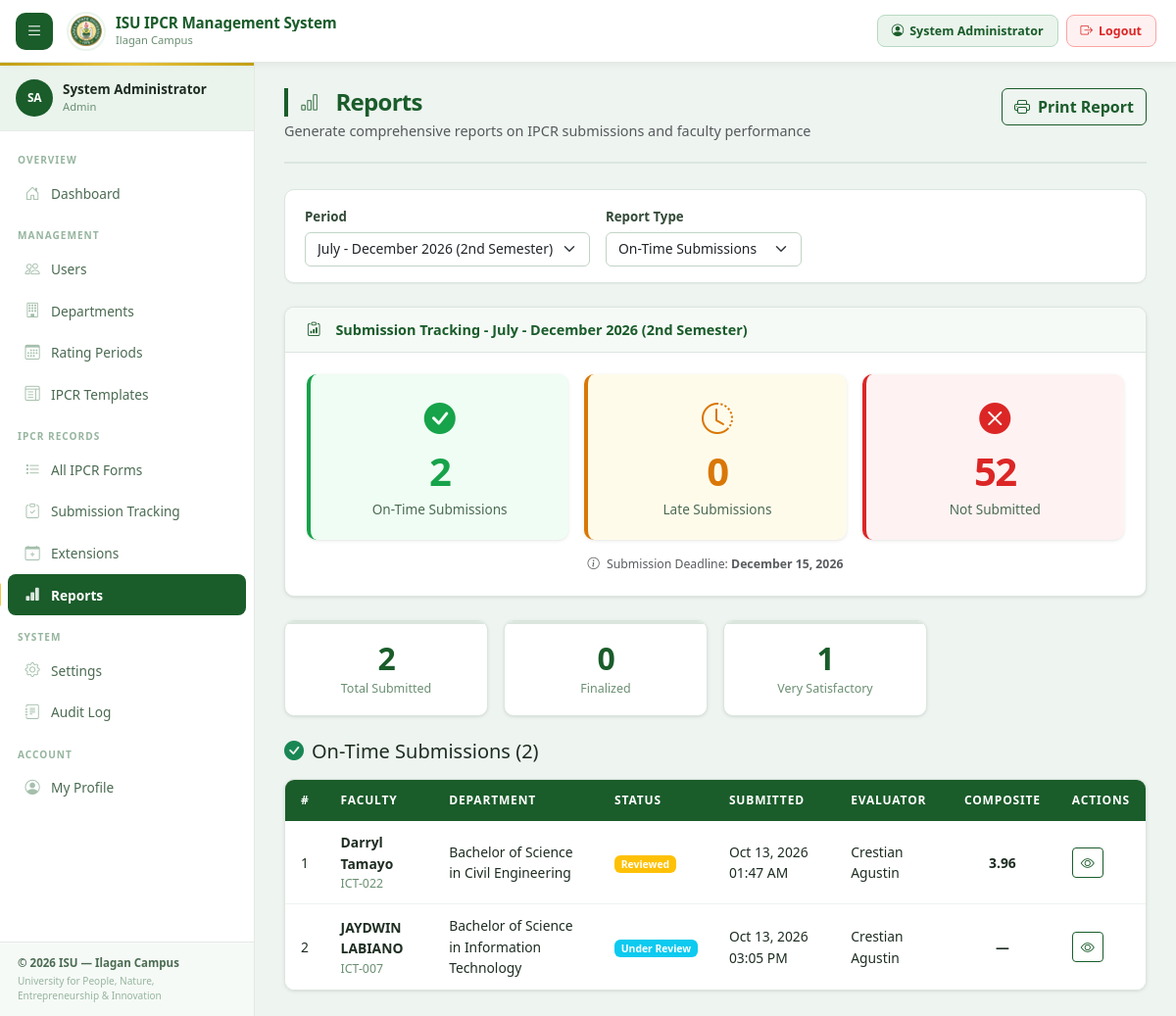
The app's page /admin/reports.php?period=8&type=on-time (signed in) with its own data.
### tables this page shows
CREATE TABLE `rating_periods` (
  `id` int(11) NOT NULL,
  `name` varchar(200) NOT NULL,
  `academic_year` varchar(20) DEFAULT NULL,
  `semester` varchar(20) DEFAULT NULL,
  `start_date` date DEFAULT NULL,
  `end_date` date DEFAULT NULL,
  `submission_deadline` date DEFAULT NULL,
  `review_deadline` date DEFAULT NULL,
  `status` enum('draft','open','rating','closed','archived') DEFAULT 'draft',
  `template_id` int(11) DEFAULT NULL,
  `created_by` int(11) DEFAULT NULL,
  `created_at` timestamp NOT NULL DEFAULT current_timestamp(),
  `updated_at` timestamp NOT NULL DEFAULT current_timestamp() ON UPDATE current_timestamp()
);

CREATE TABLE `ipcr_forms` (
  `id` int(11) NOT NULL,
  `period_id` int(11) NOT NULL,
  `user_id` int(11) NOT NULL,
  `template_id` int(11) NOT NULL,
  `status` enum('draft','submitted','under_review','reviewed','returned','approved','finalized') DEFAULT 'draft',
  `is_late` tinyint(1) DEFAULT 0,
  `has_extension` tinyint(1) DEFAULT 0,
  `extension_used_at` datetime DEFAULT NULL,
  `submitted_at` datetime DEFAULT NULL,
  `reviewed_at` datetime DEFAULT NULL,
  `reviewed_by` int(11) DEFAULT NULL,
  `approved_at` datetime DEFAULT NULL,
  `approved_by` int(11) DEFAULT NULL,
  `finalized_at` datetime DEFAULT NULL,
  `return_remarks` text DEFAULT NULL,
  `dean_remarks` text DEFAULT NULL,
  `admin_remarks` text DEFAULT NULL,
  `composite_rating` decimal(5,3) DEFAULT NULL,
  `adjectival_rating` varchar(50) DEFAULT NULL,
  `created_at` timestamp NOT NULL DEFAULT current_timestamp(),
  `updated_at` timestamp NOT NULL DEFAULT current_timestamp() ON UPDATE current_timestamp()
);

CREATE TABLE `users` (
  `id` int(11) NOT NULL,
  `employee_id` varchar(50) NOT NULL,
  `first_name` varchar(100) NOT NULL,
  `middle_name` varchar(100) DEFAULT '',
  `last_name` varchar(100) NOT NULL,
  `suffix` varchar(20) DEFAULT '',
  `email` varchar(255) DEFAULT NULL COMMENT 'ISU institutional email',
  `personal_email` varchar(255) DEFAULT NULL COMMENT 'Personal email for password recovery',
  `password_hash` varchar(255) NOT NULL,
  `role` enum('faculty','dean','admin','secretary') NOT NULL DEFAULT 'faculty',
  `department` varchar(200) DEFAULT NULL,
  `college` varchar(200) DEFAULT NULL,
  `position` varchar(200) DEFAULT NULL,
  `employment_status` enum('permanent','temporary','contractual','part-time') DEFAULT 'permanent',
  `assigned_dean_id` int(11) DEFAULT NULL,
  `is_active` tinyint(1) DEFAULT 1,
  `failed_attempts` int(11) DEFAULT 0,
  `lockout_until` datetime DEFAULT NULL,
  `last_login` datetime DEFAULT NULL,
  `created_at` timestamp NOT NULL DEFAULT current_timestamp(),
  `updated_at` timestamp NOT NULL DEFAULT current_timestamp() ON UPDATE current_timestamp(),
  `pending_approvals` int(11) DEFAULT 0
);

### includes/pagination.php (called while the page is built, shortened)
<?php
function calculatePagination($totalRecords, $recordsPerPage = 20, $currentPage = 1) {
    $totalPages = max(1, ceil($totalRecords / $recordsPerPage));
    $currentPage = max(1, min($currentPage, $totalPages));
    $offset = ($currentPage - 1) * $recordsPerPage;
    return [
        'total_records' => $totalRecords,
        'records_per_page' => $recordsPerPage,
        'total_pages' => $totalPages,
        'current_page' => $currentPage,
        'offset' => $offset,
        'has_previous' => $currentPage > 1,
        'has_next' => $currentPage < $totalPages,
        'previous_page' => max(1, $currentPage - 1),
        'next_page' => min($totalPages, $currentPage + 1),
        'showing_from' => $totalRecords > 0 ? $offset + 1 : 0,
        'showing_to' => min($offset + $recordsPerPage, $totalRecords)
    ];
}

### config/constants.php (called while the page is built, shortened)
<?php
$STATUS_LABELS = [
    'draft'        => 'Draft',
    'submitted'    => 'Submitted',
    'under_review' => 'Under Review',
    'reviewed'     => 'Reviewed',
    'returned'     => 'Returned',
    'approved'     => 'Approved',
    'finalized'    => 'Finalized',
];
$STATUS_COLORS = [
    'draft'        => 'secondary',
    'submitted'    => 'primary',
    'under_review' => 'info',
    'reviewed'     => 'warning',
    'returned'     => 'danger',
    'approved'     => 'success',
    'finalized'    => 'dark',
];

### admin/reports.php (the view, shortened to what this page needs)
<?php
require_once __DIR__ . '/../includes/header.php';
require_once __DIR__ . '/../includes/pagination.php';
$db = getDB();
$recordsPerPage = 25;
$currentPage = (int)($_GET['page'] ?? 1);
$periods = $db->query("SELECT * FROM rating_periods ORDER BY created_at DESC")->fetchAll();
$filterPeriod = (int)($_GET['period'] ?? ($db->query("SELECT id FROM rating_periods WHERE status IN ('open','rating') LIMIT 1")->fetchColumn() ?: 0));
$reportType = $_GET['type'] ?? 'summary';
$where = $filterPeriod ? "AND f.period_id={$filterPeriod}" : '';
$activePeriod = null;
if ($filterPeriod) {
    $activePeriod = $db->prepare("SELECT * FROM rating_periods WHERE id=?");
    $activePeriod->execute([$filterPeriod]);
    $activePeriod = $activePeriod->fetch();
}
$facultyFilter = '';
$totalRecords = (int)$db->query("
    SELECT COUNT(*) FROM ipcr_forms f
    JOIN users u ON f.user_id=u.id
    WHERE f.status IN ('submitted','under_review','reviewed','approved','finalized') {$where}
")->fetchColumn();
$pagination = calculatePagination($totalRecords, $recordsPerPage, $currentPage);
$forms = $db->query("
    SELECT f.*, u.first_name, u.last_name, u.employee_id, u.department, u.position,
           p.name as period_name,
           CONCAT(d.first_name,' ',d.last_name) as dean_name
    FROM ipcr_forms f
    JOIN users u ON f.user_id=u.id
    JOIN rating_periods p ON f.period_id=p.id
    LEFT JOIN users d ON f.reviewed_by=d.id
    WHERE f.status IN ('submitted','under_review','reviewed','approved','finalized') {$where}
    ORDER BY f.composite_rating DESC
    LIMIT {$pagination['records_per_page']} OFFSET {$pagination['offset']}
")->fetchAll();
$totalStats = $db->query("
    SELECT
        COUNT(*) as total,
        SUM(CASE WHEN status='finalized' THEN 1 ELSE 0 END) as finalized
    FROM ipcr_forms f
    WHERE f.status IN ('submitted','under_review','reviewed','approved','finalized') {$where}
")->fetch();
$total      = $totalStats['total'];
$finalized  = $totalStats['finalized'];
$onTimeSubmissions = [];
$lateSubmissions = [];
$notSubmittedFaculty = [];
if ($filterPeriod) {
    $onTimeSubmissions = $db->query("
        SELECT f.*, u.first_name, u.last_name, u.employee_id, u.department,
               p.name as period_name,
               CONCAT(d.first_name,' ',d.last_name) as dean_name
        FROM ipcr_forms f
        JOIN users u ON f.user_id=u.id
        JOIN rating_periods p ON f.period_id=p.id
        LEFT JOIN users d ON f.reviewed_by=d.id
        WHERE f.period_id={$filterPeriod}
        AND f.is_late=0
        AND f.status IN ('submitted', 'under_review', 'reviewed', 'approved', 'finalized')
        {$where}
        ORDER BY f.submitted_at ASC
    ")->fetchAll();
    $lateSubmissions = $db->query("
        SELECT f.*, u.first_name, u.last_name, u.employee_id, u.department,
               p.name as period_name,
               CONCAT(d.first_name,' ',d.last_name) as dean_name
        FROM ipcr_forms f
        JOIN users u ON f.user_id=u.id
        JOIN rating_periods p ON f.period_id=p.id
        LEFT JOIN users d ON f.reviewed_by=d.id
        WHERE f.period_id={$filterPeriod}
        AND f.is_late=1
        AND f.status IN ('submitted', 'under_review', 'reviewed', 'approved', 'finalized')
        {$where}
        ORDER BY f.submitted_at ASC
    ")->fetchAll();
    $submittedUserIds = $db->query("
        SELECT DISTINCT user_id FROM ipcr_forms
        WHERE period_id={$filterPeriod}
        AND status IN ('submitted', 'under_review', 'reviewed', 'approved', 'finalized')
    ")->fetchAll(PDO::FETCH_COLUMN);
    $whereNotSubmitted = "u.role='faculty' AND u.is_active=1 {$facultyFilter}";
    if (!empty($submittedUserIds)) {
        $idList = implode(',', array_map('intval', $submittedUserIds));
        $whereNotSubmitted .= " AND u.id NOT IN ({$idList})";
    }
    $notSubmittedFaculty = $db->query("
        SELECT u.id, u.first_name, u.last_name, u.employee_id, u.department, u.position,
               CONCAT(d.first_name,' ',d.last_name) as dean_name
        FROM users u
        LEFT JOIN users d ON u.assigned_dean_id=d.id
        WHERE {$whereNotSubmitted}
        ORDER BY u.last_name, u.first_name
    ")->fetchAll();
}
$submissionStats = [
    'on_time' => count($onTimeSubmissions),
    'late' => count($lateSubmissions),
    'not_submitted' => count($notSubmittedFaculty)
];
$dist = [];
foreach($forms as $f) {
    if($f['adjectival_rating']) $dist[$f['adjectival_rating']] = ($dist[$f['adjectival_rating']]??0)+1;
}
arsort($dist);
?>
<div class="page-header">
  <div class="page-header-left">
    <h1><i class="bi bi-bar-chart me-2"></i>Reports</h1>
    <p class="text-muted mb-0 mt-1" style="font-size: 0.9rem;">Generate comprehensive reports on IPCR submissions and faculty performance</p>
  </div>
  <button onclick="window.print()" class="btn btn-outline-primary no-print">
    <i class="bi bi-printer me-2"></i>Print Report
  </button>
</div>
<div class="filter-bar mb-4 no-print">
  <form method="GET" class="d-flex gap-3 align-items-end flex-wrap">
    <div>
      <label class="form-label small">Period</label>
      <select name="period" class="form-select" style="min-width:250px" onchange="this.form.submit()">
        <?php foreach($periods as $p): ?>
        <option value="<?= $p['id'] ?>" <?= $filterPeriod==$p['id']?'selected':'' ?>><?= h($p['name']) ?></option>
        <?php endforeach; ?>
      </select>
    </div>
    <div>
      <label class="form-label small">Report Type</label>
      <select name="type" class="form-select" style="min-width:200px" onchange="this.form.submit()">
        <option value="on-time" <?= $reportType==='on-time'?'selected':'' ?>>On-Time Submissions</option>
      </select>
    </div>
  </form>
</div>
<?php if ($filterPeriod && $activePeriod): ?>
<div class="card mb-4 no-print">
  <div class="card-header">
    <h6><i class="bi bi-clipboard-data me-2"></i>Submission Tracking - <?= h($activePeriod['name']) ?></h6>
  </div>
  <div class="card-body">
    <div class="row g-3">
      <div class="col-md-4">
        <a href="?period=<?= $filterPeriod ?>&type=on-time" class="text-decoration-none">
          <div class="submission-stat-card" style="border-left: 4px solid #16a34a; background: #f0fdf4; cursor: pointer;">
            <div class="submission-stat-icon" style="color: #16a34a;">
              <i class="bi bi-check-circle-fill"></i>
            </div>
            <div class="submission-stat-value" style="color: #16a34a;"><?= $submissionStats['on_time'] ?></div>
            <div class="submission-stat-label">On-Time Submissions</div>
          </div>
        </a>
      </div>
      <div class="col-md-4">
        <a href="?period=<?= $filterPeriod ?>&type=late" class="text-decoration-none">
          <div class="submission-stat-card" style="border-left: 4px solid #d97706; background: #fffbeb; cursor: pointer;">
            <div class="submission-stat-icon" style="color: #d97706;">
              <i class="bi bi-clock-history"></i>
            </div>
            <div class="submission-stat-value" style="color: #d97706;"><?= $submissionStats['late'] ?></div>
            <div class="submission-stat-label">Late Submissions</div>
          </div>
        </a>
      </div>
      <div class="col-md-4">
        <a href="?period=<?= $filterPeriod ?>&type=not-submitted" class="text-decoration-none">
          <div class="submission-stat-card" style="border-left: 4px solid #dc2626; background: #fef2f2; cursor: pointer;">
            <div class="submission-stat-icon" style="color: #dc2626;">
              <i class="bi bi-x-circle-fill"></i>
            </div>
            <div class="submission-stat-value" style="color: #dc2626;"><?= $submissionStats['not_submitted'] ?></div>
            <div class="submission-stat-label">Not Submitted</div>
          </div>
        </a>
      </div>
    </div>
    <?php if ($activePeriod['submission_deadline']): ?>
    <div class="mt-3 text-center text-muted small">
      <i class="bi bi-info-circle me-1"></i>
      Submission Deadline: <strong><?= h(date('F d, Y', strtotime($activePeriod['submission_deadline']))) ?></strong>
    </div>
    <?php endif; ?>
  </div>
</div>
<?php endif; ?>
<div class="row g-3 mb-4">
  <div class="col-6 col-md-3"><div class="metric-card text-center">
    <div class="metric-value"><?= $total ?></div><div class="metric-label">Total Submitted</div>
  </div></div>
  <div class="col-6 col-md-3"><div class="metric-card text-center">
    <div class="metric-value"><?= $finalized ?></div><div class="metric-label">Finalized</div>
  </div></div>
  <?php foreach($dist as $adj => $cnt): ?>
  <div class="col-6 col-md-3"><div class="metric-card text-center">
    <div class="metric-value"><?= $cnt ?></div><div class="metric-label"><?= h($adj) ?></div>
  </div></div>
  <?php endforeach; ?>
</div>
<?php if ($reportType === 'on-time'): ?>
<h5 class="mb-3"><i class="bi bi-check-circle-fill text-success me-2"></i>On-Time Submissions (<?= count($onTimeSubmissions) ?>)</h5>
<div class="table-container">
  <table class="ipcr-table">
    <thead><tr>
      <th>#</th><th>Faculty</th><th>Department</th><th>Status</th>
      <th>Submitted</th><th>Evaluator</th><th>Composite</th><th class="no-print">Actions</th>
    </tr></thead>
    <tbody>
      <?php foreach($onTimeSubmissions as $i => $f): ?>
      <tr>
        <td><?= $i+1 ?></td>
        <td>
          <strong><?= h($f['first_name'].' '.$f['last_name']) ?></strong>
          <div class="text-muted-sm"><?= h($f['employee_id']) ?></div>
        </td>
        <td><?= h($f['department']) ?></td>
        <td><?= statusBadge($f['status']) ?></td>
        <td class="text-muted-sm"><?= h(date('M d, Y h:i A', strtotime($f['submitted_at']))) ?></td>
        <td><?= h($f['dean_name'] ?? '—') ?></td>
        <td class="text-center"><strong><?= $f['composite_rating'] ? number_format($f['composite_rating'], 2) : '—' ?></strong></td>
        <td class="no-print">
          <a href="<?= BASE_URL ?>/faculty/ipcr-view.php?id=<?= $f['id'] ?>" class="btn btn-sm btn-outline-primary">
            <i class="bi bi-eye"></i>
          </a>
        </td>
      </tr>
      <?php endforeach; ?>
    </tbody>
  </table>
</div>
<?php endif; ?>
<?php require_once __DIR__ . '/../includes/footer.php'; ?>

### config/auth.php (shortened to what this page needs)
<?php
require_once __DIR__ . '/constants.php';
function h(mixed $val): string {
    return htmlspecialchars((string)($val ?? ''), ENT_QUOTES, 'UTF-8');
}
function statusBadge(string $status): string {
    global $STATUS_LABELS, $STATUS_COLORS;
    $label = $STATUS_LABELS[$status] ?? $status;
    $color = $STATUS_COLORS[$status] ?? 'secondary';
    return "<span class=\"badge bg-{$color}\">" . h($label) . "</span>";
}

### includes/header.php (style rules this page uses)
:root { --topbar-h: 64px; --sidebar-w: 260px; }
.page-header h1 { font-size: 1.5rem; font-weight: 800; color: var(--primary); margin: 0 0 4px; padding-left: 12px; border-left: 4px solid var(--primary); letter-spacing: -.03em; }

### records on screen
rating_periods: name "July - December 2026 (2nd Semester)", submission_deadline "December 15, 2026"
ipcr_forms: user.last_name "Darryl Tamayo", user.employee_id "ICT-022", user.department "Bachelor of Science in Civil Engineering", status "Reviewed", submitted_at "Oct 13, 2026 01:47 AM", dean_name "Crestian Agustin", composite_rating "3.96"
ipcr_forms: user.last_name "JAYDWIN LABIANO", user.employee_id "ICT-007", user.department "Bachelor of Science in Information Technology", status "Under Review", submitted_at "Oct 13, 2026 03:05 PM", dean_name "Crestian Agustin"

### other values on screen
$_SESSION['name'] "System Administrator"
getInitials($_SESSION['name']) "SA"
$currentRole "Admin"
$submissionStats['on_time'] "2"
$submissionStats['late'] "0"
$submissionStats['not_submitted'] "52"
$total "2"
$finalized "0"
$cnt "1"
$adj "Very Satisfactory"
count($onTimeSubmissions) "2"
form field period "July - December 2026 (2nd Semester)"
